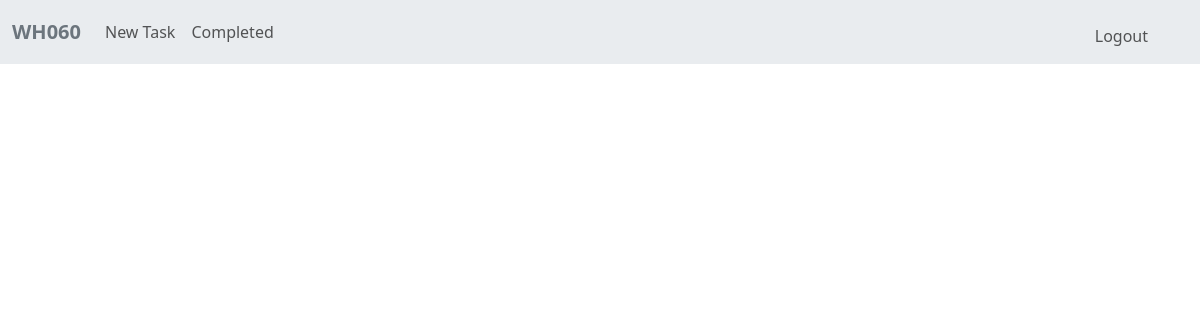
/completed (signed in), run on an earlier commit of the app's database.
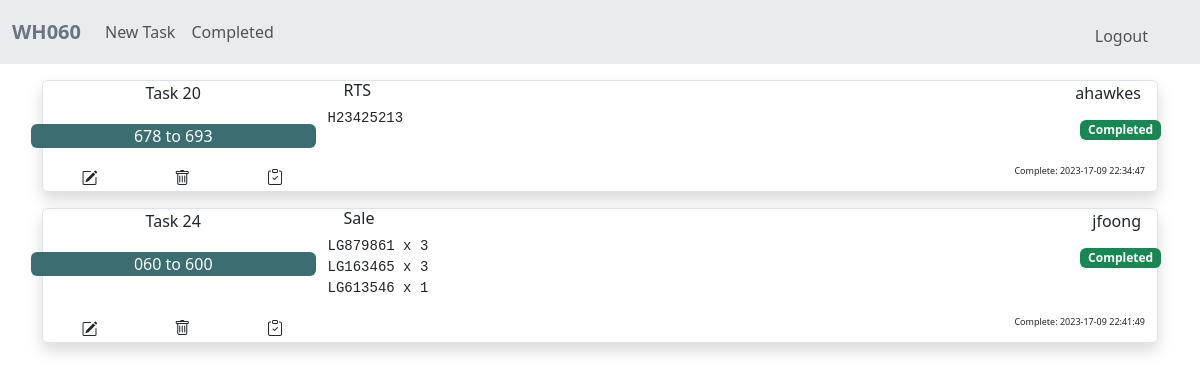
And on a later commit of the database.
### tables this page shows
CREATE TABLE tasks (task_id INTEGER PRIMARY KEY AUTOINCREMENT NOT NULL, user_id INTEGER NOT NULL, task_name TEXT NOT NULL, reference TEXT NOT NULL, task TEXT NOT NULL, datetime DATETIME, status TEXT DEFAULT "To do", completed_datetime DATETIME, FOREIGN KEY (user_id) REFERENCES users(id));

CREATE TABLE users (id INTEGER PRIMARY KEY AUTOINCREMENT NOT NULL, username TEXT NOT NULL);

### app.py (the view)
@app.route("/completed", methods=["POST", "GET"])
@login_required
def completed():
    if request.method == "POST":
        task_id = request.form.get("task_id")
        conn = sqlite3.connect(my_file)
        cur = conn.cursor()
        cur.execute(
            "UPDATE tasks SET status = 'To do', completed_datetime = ? WHERE task_id = ?", (None, task_id)
        )
        flash("Task " + task_id + " Status changed to To do")
        conn.commit()
        cur.close()
        conn.close()
        return redirect("/")
    else:
        conn = sqlite3.connect(my_file)
        conn.row_factory = sqlite3.Row
        cur = conn.cursor()
        cur.execute(
            "SELECT * FROM tasks JOIN users ON id = user_id WHERE status = 'Completed'"
        )
        completed_tasks = cur.fetchall()
        cur.close()
        conn.close()
        return render_template("completed.html", completed_tasks=completed_tasks)

### app.py (called while the page is built)
@app.after_request
def after_request(response):
    response.headers["Cache-Control"] = "no-cache, no-store, must-revalidate"
    response.headers["Expires"] = 0
    response.headers["Pragma"] = "no-cache"
    return response

### helpers.py (called while the page is built)
def login_required(f):
    @wraps(f)
    def decorated_function(*args, **kwargs):
        if session.get("user_id") is None:
            return redirect("/login")
        return f(*args, **kwargs)
    return decorated_function

### templates/completed.html (shortened to what this page needs)
{% extends "layout.html" %}
{% block main %}
{% for task in completed_tasks %}
<div class="container px-0 my-3 border shadow text-center rounded">
  <div class="row no-gutters px-0">
    <div class="col-3 px-0">
      <span>Task {{ task.task_id }}</span>
    </div>
    <div class="col">
      <h6 class="text-start mx-3">{{ task.reference }}</h6>
    </div>
    <div class="col-3 d-flex justify-content-end">
      <span class="pe-3">{{ task.username }} </span>
    </div>
  </div>
  <div class="row no-gutters">
    <div class="col-3 rounded my-3 p-0">
      <div class="container rounded px-2 task_name_box">
      <span>{{ task.task_name }}</span>
      </div>
    </div>
    <div class="col-6 text-start">
      <pre class="task_text">
            {{ task.task }}
      </pre>
    </div>
    <div class="col-3 text-end p-2">
      <span class="badge bg-success">{{ task.status }}</span>
    </div>
  </div>
  <div class="container">
    <div class="row no-gutters p-0">
      <div class="col-1 d-flex justify-content-center rounded-start p-0 m-0">
        <form action="/edittask" method="get">
          <button type="submit" class="btn m-0 p-0" name=task_id value="{{ task.task_id }}">
              <i class="bi bi-pencil-square"></i></button>
        </form>
      </div>
      <div class="col-1 d-flex justify-content-center px-0 m-0">
        <button type="button" class="btn m-0 p-0" data-bs-toggle="modal" data-bs-target="#confirmdelete_{{ task.task_id }}"><i
            class="bi bi-trash"></i></button>
      </div>
      <div class="col-1 d-flex justify-content-center px-0 m-0">
        <form action="/completed" method="post">
          <button type="submit" class="btn m-0 p-0 d-flex flex-row-reverse" name=task_id value="{{ task.task_id }}">
              <i class="bi bi-clipboard-check"></i></button>
        </form>
      </div>
      <div class="col-6">
      </div>
      <div class="col-3 d-flex justify-content-end">
        <span class="date_time">
          Complete: {{ task.completed_datetime }}
        </span>
      </div>
    </div>
  </div>
</div>
{% endfor %}
{% endblock %}

What changed in the data, as far as the page shows it:
now on this page (row edited): tasks: task_id "20", reference "RTS", username "ahawkes", task_name "678 to 693", task "H23425213", status "Completed", completed_datetime "2023-17-09 22:34:47"
added tasks: task_id "24", reference "Sale", username "jfoong", task_name "060 to 600", task "LG879861 x 3 LG163465 x 3 LG613546 x 1", status "Completed", completed_datetime "2023-17-09 22:41:49"
